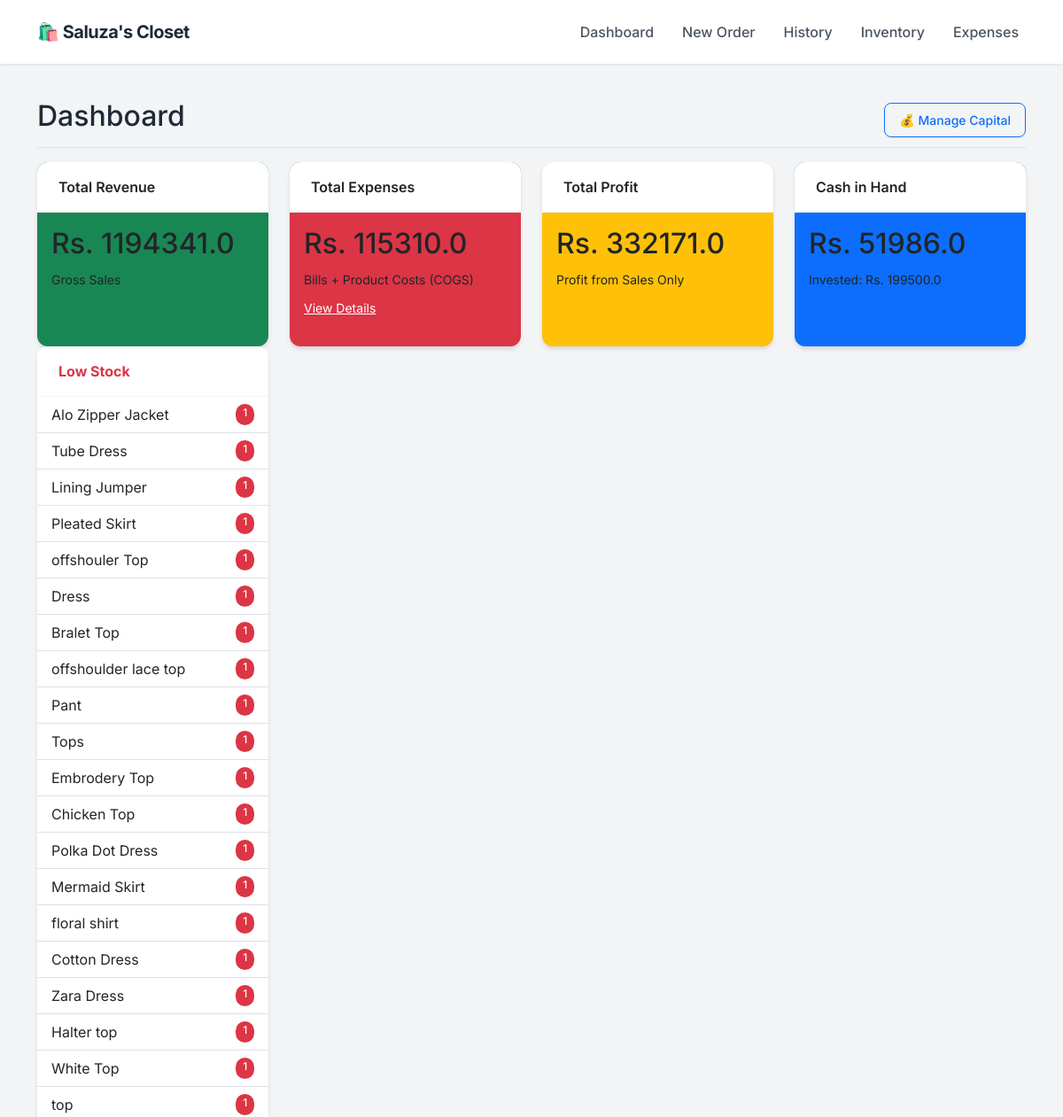
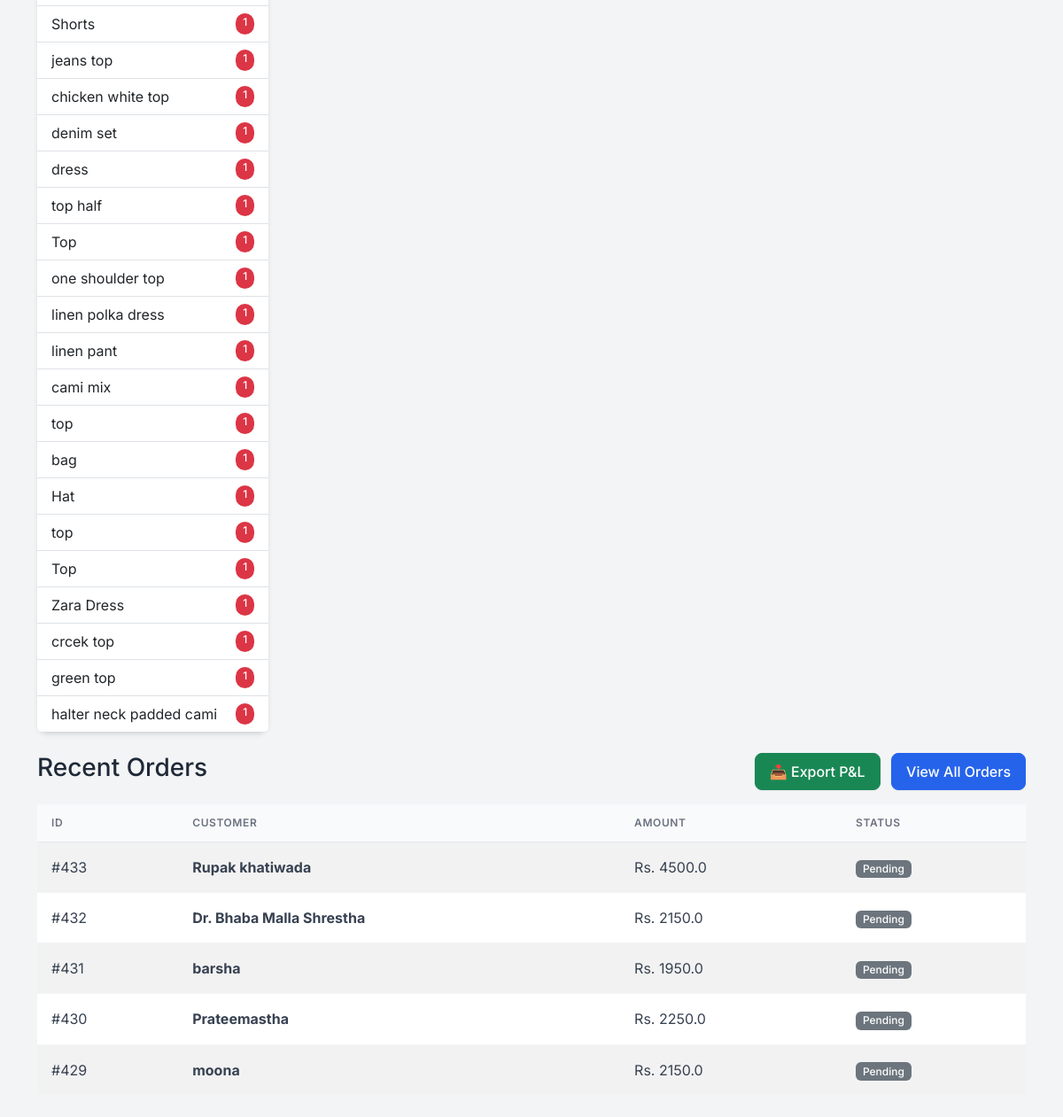
Before: / with the older database file (2 pictures, top to bottom).
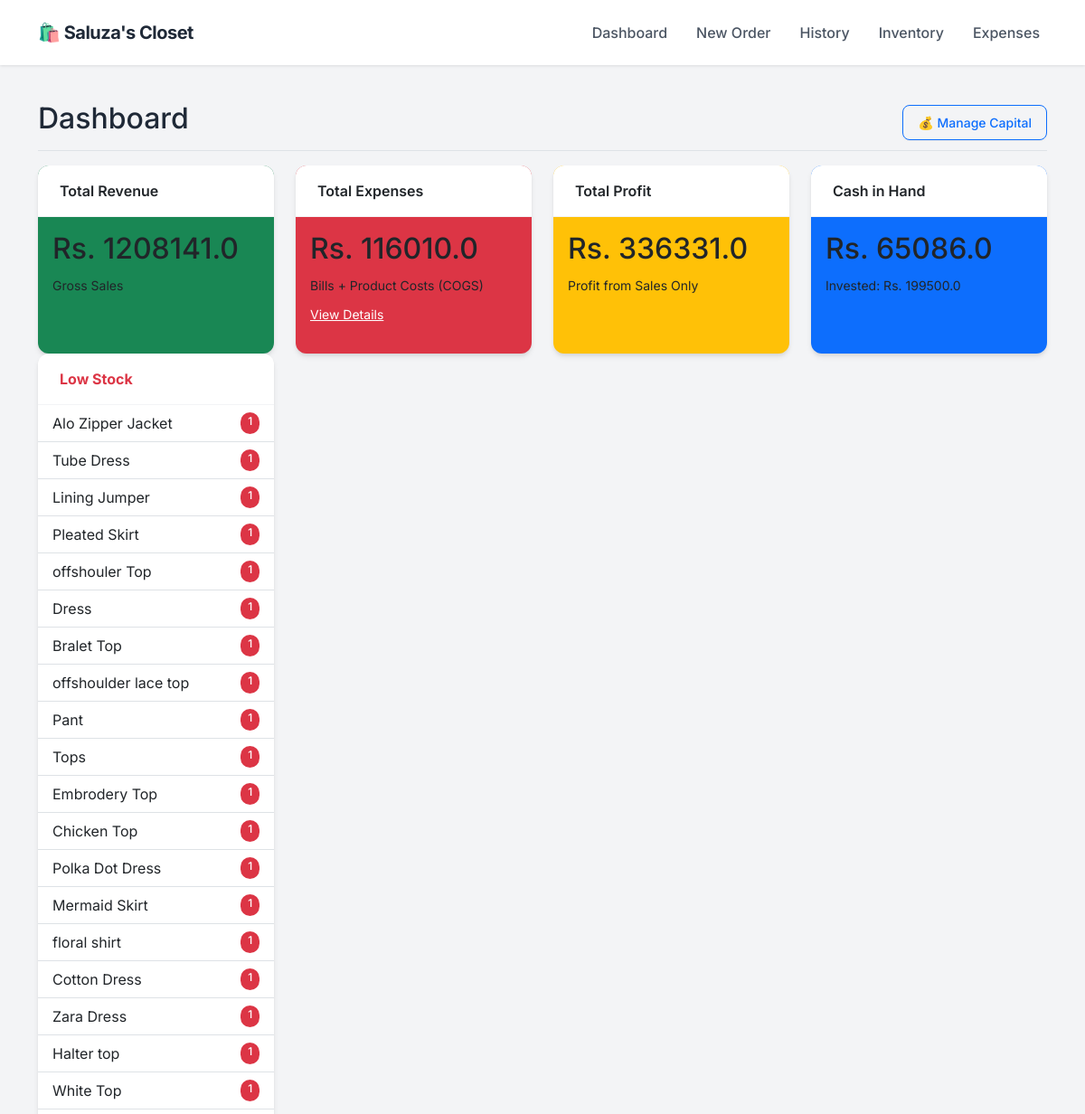
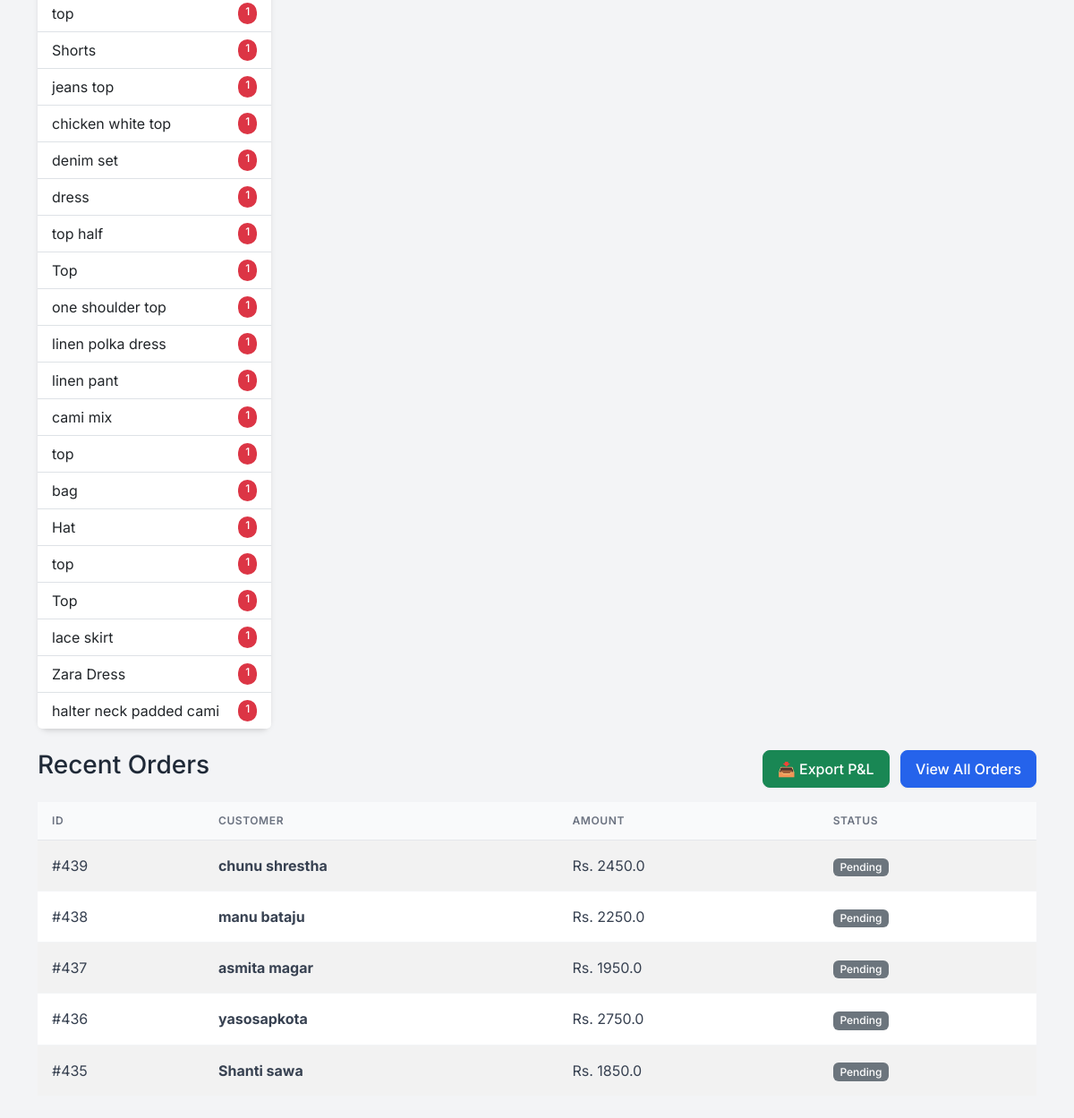
After: the same page with the newer database file (2 pictures, top to bottom).
### app.py (models this page shows)
class Product(db.Model):
    id = db.Column(db.Integer, primary_key=True)
    sku = db.Column(db.String(50), unique=True, nullable=True)
    name = db.Column(db.String(100), nullable=False)
    size = db.Column(db.String(10), nullable=False)
    cost_price = db.Column(db.Float, default=0.0)
    price = db.Column(db.Float, nullable=False)
    stock = db.Column(db.Integer, default=0)
    image = db.Column(db.String(100), nullable=True)

class Order(db.Model):
    id = db.Column(db.Integer, primary_key=True)
    customer_name = db.Column(db.String(100), nullable=False)
    phone = db.Column(db.String(20), nullable=False)
    address = db.Column(db.String(200), nullable=True)
    date = db.Column(db.DateTime, default=datetime.utcnow)
    total_amount = db.Column(db.Float, default=0.0)
    profit = db.Column(db.Float, default=0.0)
    status = db.Column(db.String(20), default='Pending')
    items = db.relationship('OrderItem', backref='order', lazy=True)

### app.py (the view)
@app.route('/')
def dashboard():
    total_investment = db.session.query(db.func.sum(Investment.amount)).scalar() or 0
    total_sales = db.session.query(db.func.sum(Order.total_amount)).scalar() or 0
    manual_expenses = db.session.query(db.func.sum(Expense.amount)).scalar() or 0
    current_inventory_cost = 0
    products = Product.query.all()
    for p in products:
        current_inventory_cost += (p.stock * p.cost_price)
    gross_profit = db.session.query(db.func.sum(Order.profit)).scalar() or 0
    cost_of_sold_goods = total_sales - gross_profit
    total_product_spend = current_inventory_cost + cost_of_sold_goods
    cash_in_hand = (total_investment + total_sales) - (total_product_spend + manual_expenses)
    net_profit = gross_profit # As you requested previously (Sales Profit only)
    recent_orders = Order.query.order_by(Order.date.desc()).limit(5).all()
    low_stock = Product.query.filter(Product.stock < 2, Product.stock > 0).all()
    out_of_stock = Product.query.filter(Product.stock == 0).all()
    investments = Investment.query.order_by(Investment.date.desc()).all()
    return render_template('dashboard.html',
                           sales=total_sales,
                           gross_profit=gross_profit,
                           expenses=manual_expenses,
                           net_profit=net_profit,
                           cash_in_hand=cash_in_hand, # <--- NEW DATA
                           total_investment=total_investment, # <--- NEW DATA
                           orders=recent_orders,
                           investments=investments,
                           low_stock=low_stock,
                           out_of_stock=out_of_stock)

### templates/dashboard.html (shortened to what this page needs)
{% extends "layout.html" %}
{% block content %}
<div class="d-flex justify-content-between flex-wrap flex-md-nowrap align-items-center pt-3 pb-2 mb-3 border-bottom">
    <h1 class="h2">Dashboard</h1>
    <div class="btn-toolbar mb-2 mb-md-0">
        <button type="button" class="btn btn-sm btn-outline-primary" data-bs-toggle="modal" data-bs-target="#investmentHistoryModal">
    💰 Manage Capital
</button>
    </div>
</div>
<div class="row mb-4">
    <div class="col-md-3">
        <div class="card text-dark bg-success mb-3 h-100">
            <div class="card-header">Total Revenue</div>
            <div class="card-body">
                <h2 class="card-title">Rs. {{ sales }}</h2>
                <small>Gross Sales</small>
            </div>
        </div>
    </div>
    <div class="col-md-3">
        <div class="card text-dark bg-danger mb-3 h-100">
            <div class="card-header">Total Expenses</div>
            <div class="card-body">
                <h2 class="card-title">Rs. {{ expenses }}</h2>
                <small>Bills + Product Costs (COGS)</small> <div class="mt-2">
                    <a href="/expenses" class="text-white text-decoration-underline small">View Details</a>
                </div>
            </div>
        </div>
    </div>
    <div class="col-md-3">
        <div class="card text-dark bg-warning mb-3 h-100">
            <div class="card-header">Total Profit</div>
            <div class="card-body">
                <h2 class="card-title">Rs. {{ net_profit }}</h2>
                <small>Profit from Sales Only</small>
            </div>
        </div>
    </div>
    <div class="col-md-3">
        <div class="card text-dark bg-primary mb-3 h-100">
            <div class="card-header">Cash in Hand</div>
            <div class="card-body">
                <h2 class="card-title">Rs. {{ cash_in_hand }}</h2>
                <small>Invested: Rs. {{ total_investment }}</small>
            </div>
        </div>
    </div>
    <div class="col-md-3">
        <div class="card border-danger h-100">
            <div class="card-header bg-transparent text-danger fw-bold">Low Stock</div>
            <ul class="list-group list-group-flush list-group-sm">
                {% for item in low_stock %}
                <li class="list-group-item d-flex justify-content-between">
                    <span>{{ item.name }}</span>
                    <span class="badge bg-danger rounded-pill">{{ item.stock }}</span>
                </li>
                {% endfor %}
            </ul>
        </div>
    </div>
</div>
<div class="d-flex justify-content-between align-items-center mb-3">
    <h3>Recent Orders</h3>
    <div>
        <a href="/export_excel" class="btn btn-success me-2">📥 Export P&L</a>
        <a href="/orders" class="btn btn-primary">View All Orders</a>
    </div>
</div>
<table class="table table-striped bg-white align-middle">
    <thead>
        <tr>
            <th>ID</th>
            <th>Customer</th>
            <th>Amount</th>
            <th>Status</th>
        </tr>
    </thead>
    <tbody>
        {% for order in orders %}
        <tr>
            <td>#{{ order.id }}</td>
            <td><strong>{{ order.customer_name }}</strong></td>
            <td>Rs. {{ order.total_amount }}</td>
            <td><span class="badge bg-secondary">{{ order.status }}</span></td>
        </tr>
        {% endfor %}
    </tbody>
</table>
{% endblock %}

Changed rows visible on the page:
no longer on this page (row edited): Product: name "crcek top", stock "1"
no longer on this page (row edited): Product: name "green top", stock "1"
no longer on this page (row unchanged): Order: id "433", customer_name "Rupak khatiwada", total_amount "4500.0", status "Pending"
no longer on this page (row unchanged): Order: id "432", customer_name "Dr. Bhaba Malla Shrestha", total_amount "2150.0", status "Pending"
no longer on this page (row unchanged): Order: id "431", customer_name "barsha", total_amount "1950.0", status "Pending"
no longer on this page (row unchanged): Order: id "430", customer_name "Prateemastha", total_amount "2250.0", status "Pending"
no longer on this page (row unchanged): Order: id "429", customer_name "moona", total_amount "2150.0", status "Pending"
now on this page (row edited): Product: name "lace skirt", stock "1"
added Order: id "439", customer_name "chunu shrestha", total_amount "2450.0", status "Pending"
added Order: id "438", customer_name "manu bataju", total_amount "2250.0", status "Pending"
added Order: id "437", customer_name "asmita magar", total_amount "1950.0", status "Pending"
added Order: id "436", customer_name "yasosapkota", total_amount "2750.0", status "Pending"
added Order: id "435", customer_name "Shanti sawa", total_amount "1850.0", status "Pending"
Other visible differences:
{{ sales }}: "1194341.0" → "1208141.0"
{{ expenses }}: "115310.0" → "116010.0"
{{ net_profit }}: "332171.0" → "336331.0"
{{ cash_in_hand }}: "51986.0" → "65086.0"
